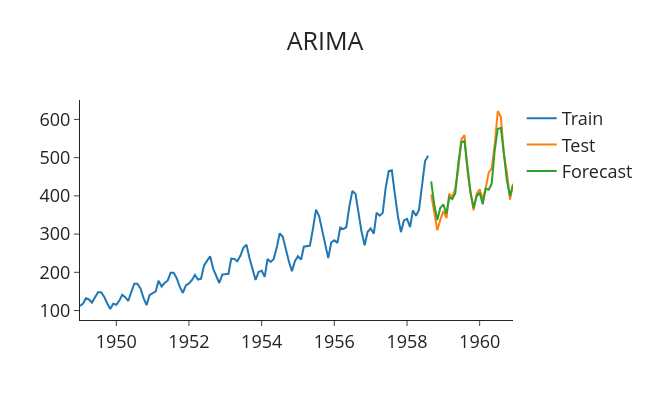

Notebook code for this chart:
### Code cell
import plotly.graph_objects as go

def plot_forecasts(forecasts,title):
    fig=go.Figure()
    fig.add_trace(go.Scatter(x = train['Month'],y=train['#Passengers'],name='Train'))
    fig.add_trace(go.Scatter(x = test['Month'],y=test['#Passengers'],name='Test'))
    fig.add_trace(go.Scatter(x = test['Month'],y=forecasts,name='Forecast'))
    fig.update_layout(template='simple_white',
                      font=dict(size=18),
                      title_text=title,
                      width=650,
                      title_x=0.5,
                      height=400)
    
    return fig.show()

plot_forecasts(forecasts,'ARIMA')
